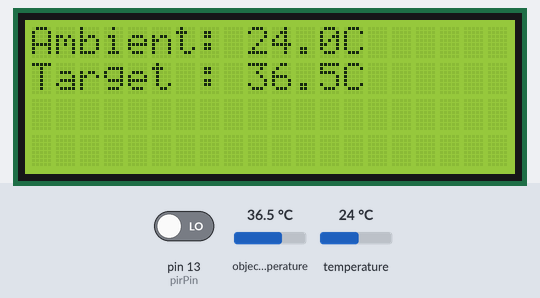
The sketch below on a simulated Arduino Uno, built with avr-gcc and run on an emulated ATmega328P. Shown: 20×4 character LCD. The test bench sets the inputs (shaded band); at power-on: object temperature 36.5 °C, temperature 24 °C, pin 13 (pirPin) LOW. What the sketch prints to the serial monitor is not drawn.

Above: at 4.3 s.
4.4 s: object temperature set to 20 °C
At 5.3 s:
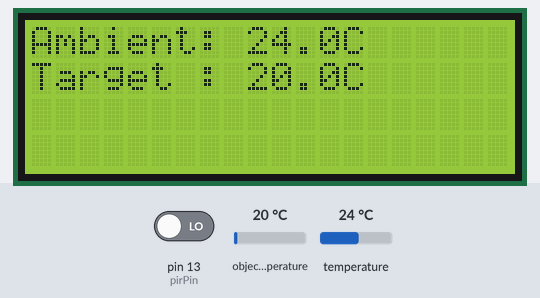
5.9 s: temperature set to 12 °C
At 6.3 s:
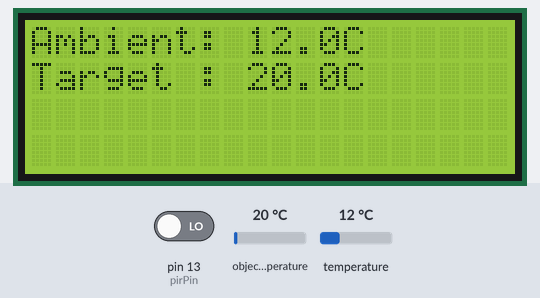
9.3 s: temperature set to 10.3 °C
At 10.5 s:
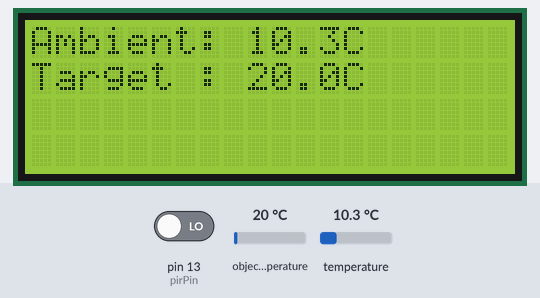
10.8 s: temperature set to 9.4 °C
At 11.6 s:
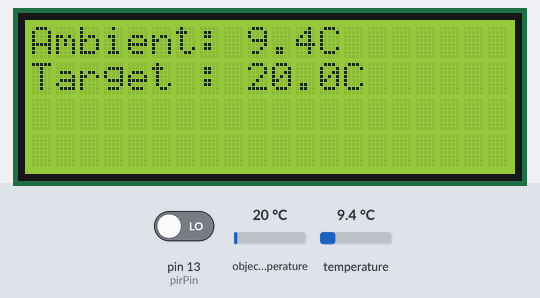
12.3 s: temperature set to 19 °C
At 12.7 s:
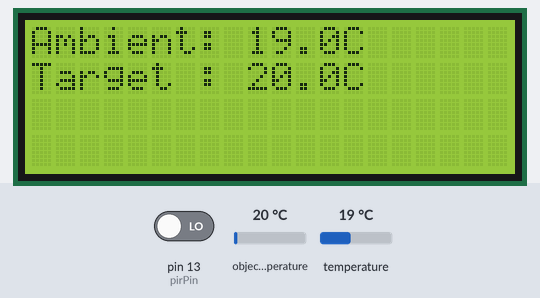
Timing chart, 0 to 14.8 s (numbered marks = the images above; inputs shaded):
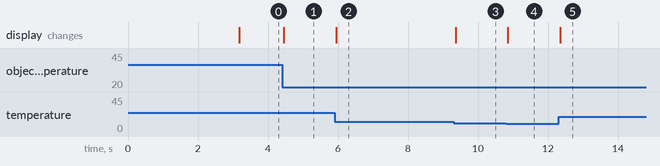

Measured:
- after the input at 4.4 s, the display: changes after 0.05 s (image 1)
- after the input at 5.9 s, the display: changes at once (image 2)
- after the input at 9.3 s, the display: changes after 0.06 s (image 3)
- after the input at 10.8 s, the display: changes after 0.06 s (image 4)
- after the input at 12.3 s, the display: changes after 0.05 s (image 5)

The sketch:

AutoThermal.ino
```cpp
#include <Adafruit_MLX90614.h>
#include <LiquidCrystal_I2C.h>

// I2C
#include <Wire.h>

// Thermal.
Adafruit_MLX90614 therm = Adafruit_MLX90614();

// LCD
LiquidCrystal_I2C lcd(0x27,20,4);  // set the LCD address to 0x27 for a 16 chars and 2 line display

// PIR
int pirPin = 13;

// Mp3 player.
#include "SoftwareSerial.h"
#define Start_Byte 0x7E
#define Version_Byte 0xFF
#define Command_Length 0x06
#define DoRepeat 0x11
#define NORMAL_PLAY 0x0D
#define End_Byte 0xEF
#define Acknowledge 0x00 //Returns info with command 0x41 [0x01: info, 0x00: no info]
#define ACTIVATED LOW
#define PLAYER_VOL 25
#define PLAYER_PIN_BUSY 10

SoftwareSerial mySerial(8, 9);
boolean isPlaying = false;


void setup()
{
  Serial.begin(9600);

  // Thermal
  therm.begin();

  // LCD
  lcd.init();                      // initialize the lcd
  lcd.init();
  lcd.backlight();

  // PIR
  pinMode(pirPin, INPUT);

  // Player.
  mySerial.begin (9600);
  pinMode(PLAYER_PIN_BUSY, INPUT);
  playerInit();
}

void loop()
{
  float  ambTempInDeg, tarTempInDeg;
  String ambTempDispStr, objTempDispStr;
  int pirStat = 0;

  pirStat = digitalRead(pirPin);


  ambTempInDeg = therm.readAmbientTempC();
  tarTempInDeg = therm.readObjectTempC();

  ambTempDispStr = "Ambient: " + String(ambTempInDeg, 1) + "C  ";
  objTempDispStr = "Target : " + String(tarTempInDeg, 1) + "C  ";


  Serial.print(ambTempDispStr);
  Serial.print(objTempDispStr);

  lcd.setCursor(0,0);
  lcd.print(ambTempDispStr);
  lcd.setCursor(0,1);
  lcd.print(objTempDispStr);

  if (pirStat == HIGH)
  {
    Serial.print(" PIR ON");

    if(digitalRead(PLAYER_PIN_BUSY) == HIGH )
    {
      playFirst();
      //play();
    }
  }
  else
  {
  }

  Serial.println("");

  delay(5);
}

void playerInit()
{
  execute_CMD(0x3F, 0, 0);
  delay(500);
  setVolume(PLAYER_VOL);
  delay(500);
}

void playFirst()
{
  // Repeats
  //execute_CMD(DoRepeat,0,1);
  execute_CMD(NORMAL_PLAY,0,0);
  delay(500);
}

void pause()
{
  execute_CMD(0x0E,0,0);
  delay(500);
}

void play()
{
  execute_CMD(0x0D,0,1);
  delay(500);
}

void playNext()
{
  execute_CMD(0x01,0,1);
  delay(500);
}

void playPrevious()
{
  execute_CMD(0x02,0,1);
  delay(500);
}

void setVolume(int volume)
{
  execute_CMD(0x06, 0, volume); // Set the volume (0x00~0x30)
  delay(2000);
}

void execute_CMD(byte CMD, byte Par1, byte Par2)
// Excecute the command and parameters
{
  // Calculate the checksum (2 bytes)
  word checksum = -(Version_Byte + Command_Length + CMD + Acknowledge + Par1 + Par2);

  // Build the command line
  byte Command_line[10] = { Start_Byte, Version_Byte, Command_Length, CMD, Acknowledge,
  Par1, Par2, highByte(checksum), lowByte(checksum), End_Byte};

  //Send the command line to the module
  for (byte k=0; k<10; k++)
  {
    mySerial.write( Command_line[k]);
  }
}
```
